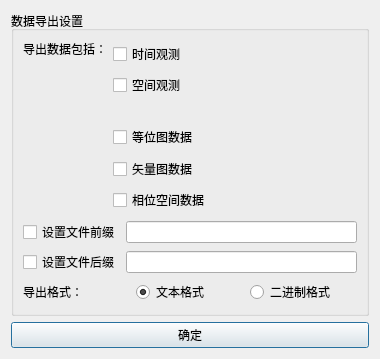
<?xml version="1.0" encoding="UTF-8"?>
<ui version="4.0">
 <class>Dialog_DataProcessingSettingDlg</class>
 <widget class="QDialog" name="Dialog_DataProcessingSettingDlg">
  <property name="windowModality">
   <enum>Qt::ApplicationModal</enum>
  </property>
  <property name="geometry">
   <rect>
    <x>0</x>
    <y>0</y>
    <width>380</width>
    <height>359</height>
   </rect>
  </property>
  <property name="minimumSize">
   <size>
    <width>0</width>
    <height>0</height>
   </size>
  </property>
  <property name="maximumSize">
   <size>
    <width>16777215</width>
    <height>16777215</height>
   </size>
  </property>
  <property name="windowTitle">
   <string>数据处理设置</string>
  </property>
  <layout class="QGridLayout" name="gridLayout_2">
   <item row="2" column="0">
    <layout class="QHBoxLayout" name="horizontalLayout_10">
     <item>
      <widget class="QPushButton" name="pushButton_ok">
       <property name="text">
        <string>确定</string>
       </property>
      </widget>
     </item>
    </layout>
   </item>
   <item row="0" column="0">
    <widget class="QGroupBox" name="groupBox_WorkSpace_X">
     <property name="title">
      <string>数据导出设置</string>
     </property>
     <layout class="QGridLayout" name="gridLayout">
      <item row="6" column="0" colspan="2">
       <layout class="QHBoxLayout" name="horizontalLayout_5">
        <item>
         <widget class="QLabel" name="label_2">
          <property name="text">
           <string>导出格式：</string>
          </property>
         </widget>
        </item>
        <item>
         <widget class="QRadioButton" name="radioButton_text_format">
          <property name="text">
           <string>文本格式</string>
          </property>
          <property name="checked">
           <bool>true</bool>
          </property>
         </widget>
        </item>
        <item>
         <widget class="QRadioButton" name="radioButton_binary_format">
          <property name="text">
           <string>二进制格式</string>
          </property>
         </widget>
        </item>
       </layout>
      </item>
      <item row="2" column="0" colspan="2">
       <layout class="QHBoxLayout" name="horizontalLayout_3">
        <item>
         <widget class="QCheckBox" name="checkBox_set_prefix">
          <property name="text">
           <string>设置文件前缀</string>
          </property>
         </widget>
        </item>
        <item>
         <widget class="QLineEdit" name="lineEdit_prefix"/>
        </item>
       </layout>
      </item>
      <item row="4" column="0" colspan="2">
       <layout class="QHBoxLayout" name="horizontalLayout_4">
        <item>
         <widget class="QCheckBox" name="checkBox_set_suffix">
          <property name="text">
           <string>设置文件后缀</string>
          </property>
         </widget>
        </item>
        <item>
         <widget class="QLineEdit" name="lineEdit_suffix"/>
        </item>
       </layout>
      </item>
      <item row="0" column="0">
       <layout class="QVBoxLayout" name="verticalLayout_2">
        <item>
         <widget class="QLabel" name="label">
          <property name="text">
           <string>导出数据包括：</string>
          </property>
          <property name="alignment">
           <set>Qt::AlignLeading|Qt::AlignLeft|Qt::AlignTop</set>
          </property>
          <property name="wordWrap">
           <bool>false</bool>
          </property>
          <property name="margin">
           <number>15</number>
          </property>
         </widget>
        </item>
       </layout>
      </item>
      <item row="0" column="1">
       <layout class="QVBoxLayout" name="verticalLayout">
        <item>
         <spacer name="verticalSpacer_6">
          <property name="orientation">
           <enum>Qt::Vertical</enum>
          </property>
          <property name="sizeHint" stdset="0">
           <size>
            <width>20</width>
            <height>40</height>
           </size>
          </property>
         </spacer>
        </item>
        <item>
         <widget class="QCheckBox" name="checkBox_Time_obser">
          <property name="text">
           <string>时间观测</string>
          </property>
         </widget>
        </item>
        <item>
         <spacer name="verticalSpacer_7">
          <property name="orientation">
           <enum>Qt::Vertical</enum>
          </property>
          <property name="sizeHint" stdset="0">
           <size>
            <width>20</width>
            <height>40</height>
           </size>
          </property>
         </spacer>
        </item>
        <item>
         <widget class="QCheckBox" name="checkBox_space_obser">
          <property name="text">
           <string>空间观测</string>
          </property>
         </widget>
        </item>
        <item>
         <spacer name="verticalSpacer_8">
          <property name="orientation">
           <enum>Qt::Vertical</enum>
          </property>
          <property name="sizeHint" stdset="0">
           <size>
            <width>20</width>
            <height>40</height>
           </size>
          </property>
         </spacer>
        </item>
        <item>
         <spacer name="horizontalSpacer">
          <property name="orientation">
           <enum>Qt::Horizontal</enum>
          </property>
          <property name="sizeHint" stdset="0">
           <size>
            <width>40</width>
            <height>20</height>
           </size>
          </property>
         </spacer>
        </item>
        <item>
         <widget class="QCheckBox" name="checkBox_contor_plot">
          <property name="text">
           <string>等位图数据</string>
          </property>
         </widget>
        </item>
        <item>
         <spacer name="verticalSpacer_9">
          <property name="orientation">
           <enum>Qt::Vertical</enum>
          </property>
          <property name="sizeHint" stdset="0">
           <size>
            <width>20</width>
            <height>40</height>
           </size>
          </property>
         </spacer>
        </item>
        <item>
         <widget class="QCheckBox" name="checkBox_vector_data">
          <property name="text">
           <string>矢量图数据</string>
          </property>
         </widget>
        </item>
        <item>
         <spacer name="verticalSpacer_10">
          <property name="orientation">
           <enum>Qt::Vertical</enum>
          </property>
          <property name="sizeHint" stdset="0">
           <size>
            <width>20</width>
            <height>40</height>
           </size>
          </property>
         </spacer>
        </item>
        <item>
         <widget class="QCheckBox" name="checkBox_phase_space">
          <property name="text">
           <string>相位空间数据</string>
          </property>
         </widget>
        </item>
        <item>
         <spacer name="verticalSpacer_11">
          <property name="orientation">
           <enum>Qt::Vertical</enum>
          </property>
          <property name="sizeHint" stdset="0">
           <size>
            <width>20</width>
            <height>40</height>
           </size>
          </property>
         </spacer>
        </item>
       </layout>
      </item>
      <item row="7" column="0">
       <spacer name="verticalSpacer_4">
        <property name="orientation">
         <enum>Qt::Vertical</enum>
        </property>
        <property name="sizeHint" stdset="0">
         <size>
          <width>20</width>
          <height>40</height>
         </size>
        </property>
       </spacer>
      </item>
      <item row="3" column="0">
       <spacer name="verticalSpacer_3">
        <property name="orientation">
         <enum>Qt::Vertical</enum>
        </property>
        <property name="sizeHint" stdset="0">
         <size>
          <width>20</width>
          <height>40</height>
         </size>
        </property>
       </spacer>
      </item>
      <item row="1" column="0">
       <spacer name="verticalSpacer_2">
        <property name="orientation">
         <enum>Qt::Vertical</enum>
        </property>
        <property name="sizeHint" stdset="0">
         <size>
          <width>20</width>
          <height>40</height>
         </size>
        </property>
       </spacer>
      </item>
      <item row="5" column="0">
       <spacer name="verticalSpacer_5">
        <property name="orientation">
         <enum>Qt::Vertical</enum>
        </property>
        <property name="sizeHint" stdset="0">
         <size>
          <width>20</width>
          <height>40</height>
         </size>
        </property>
       </spacer>
      </item>
     </layout>
    </widget>
   </item>
   <item row="1" column="0">
    <spacer name="verticalSpacer">
     <property name="orientation">
      <enum>Qt::Vertical</enum>
     </property>
     <property name="sizeHint" stdset="0">
      <size>
       <width>20</width>
       <height>40</height>
      </size>
     </property>
    </spacer>
   </item>
  </layout>
 </widget>
 <tabstops>
  <tabstop>pushButton_ok</tabstop>
  <tabstop>checkBox_Time_obser</tabstop>
  <tabstop>checkBox_space_obser</tabstop>
  <tabstop>checkBox_contor_plot</tabstop>
  <tabstop>checkBox_vector_data</tabstop>
  <tabstop>checkBox_phase_space</tabstop>
  <tabstop>checkBox_set_prefix</tabstop>
  <tabstop>lineEdit_prefix</tabstop>
  <tabstop>checkBox_set_suffix</tabstop>
  <tabstop>lineEdit_suffix</tabstop>
  <tabstop>radioButton_text_format</tabstop>
  <tabstop>radioButton_binary_format</tabstop>
 </tabstops>
 <resources/>
 <connections/>
</ui>
